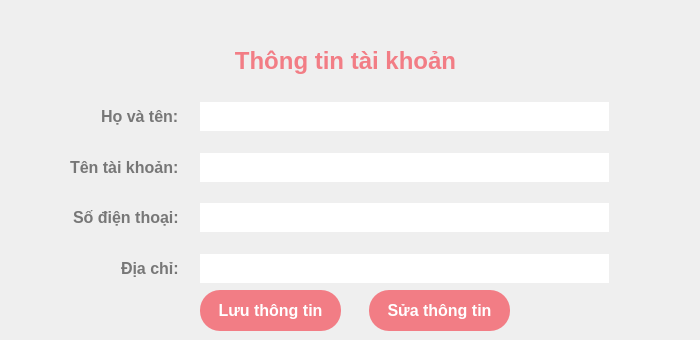
           <widget class="QWidget" name="widget_27">
            <attribute name="title">
             <string>Hồ sơ</string>
            </attribute>
            <widget class="QWidget" name="formWidget" native="true">
             <property name="geometry">
              <rect>
               <x>50</x>
               <y>102</y>
               <width>591</width>
               <height>181</height>
              </rect>
             </property>
             <property name="styleSheet">
              <string notr="true">QLabel {
	font-size: 16px;
	margin-left: 16px;
	font-weight: bold;
	color: #777;
}

QLineEdit {
	font-size: 16px;
	padding: 4px;
	margin-right: 32px;
}</string>
             </property>
             <layout class="QFormLayout" name="formLayout_3">
              <property name="labelAlignment">
               <set>Qt::AlignRight|Qt::AlignTrailing|Qt::AlignVCenter</set>
              </property>
              <property name="horizontalSpacing">
               <number>16</number>
              </property>
              <item row="0" column="0">
               <widget class="QLabel" name="label_4">
                <property name="text">
                 <string>Họ và tên:</string>
                </property>
               </widget>
              </item>
              <item row="0" column="1">
               <widget class="QLineEdit" name="buyerName">
                <property name="styleSheet">
                 <string notr="true">border: none;</string>
                </property>
               </widget>
              </item>
              <item row="2" column="0">
               <widget class="QLabel" name="label_6">
                <property name="text">
                 <string>Tên tài khoản:</string>
                </property>
               </widget>
              </item>
              <item row="2" column="1">
               <widget class="QLineEdit" name="buyerUsername">
                <property name="styleSheet">
                 <string notr="true">border: none;</string>
                </property>
                <property name="text">
                 <string/>
                </property>
                <property name="readOnly">
                 <bool>true</bool>
                </property>
               </widget>
              </item>
              <item row="4" column="0">
               <widget class="QLabel" name="label_7">
                <property name="text">
                 <string>Số điện thoại:</string>
                </property>
               </widget>
              </item>
              <item row="4" column="1">
               <widget class="QLineEdit" name="buyerPhoneNumber">
                <property name="styleSheet">
                 <string notr="true">border: none;</string>
                </property>
               </widget>
              </item>
              <item row="6" column="0">
               <widget class="QLabel" name="label_8">
                <property name="text">
                 <string>Địa chỉ:</string>
                </property>
               </widget>
              </item>
              <item row="6" column="1">
               <widget class="QLineEdit" name="buyerAddress">
                <property name="styleSheet">
                 <string notr="true">border: none;</string>
                </property>
               </widget>
              </item>
              <item row="1" column="0">
               <spacer name="verticalSpacer_8">
                <property name="orientation">
                 <enum>Qt::Vertical</enum>
                </property>
                <property name="sizeHint" stdset="0">
                 <size>
                  <width>20</width>
                  <height>40</height>
                 </size>
                </property>
               </spacer>
              </item>
              <item row="3" column="0">
               <spacer name="verticalSpacer_9">
                <property name="orientation">
                 <enum>Qt::Vertical</enum>
                </property>
                <property name="sizeHint" stdset="0">
                 <size>
                  <width>20</width>
                  <height>40</height>
                 </size>
                </property>
               </spacer>
              </item>
              <item row="5" column="0">
               <spacer name="verticalSpacer_10">
                <property name="orientation">
                 <enum>Qt::Vertical</enum>
                </property>
                <property name="sizeHint" stdset="0">
                 <size>
                  <width>20</width>
                  <height>40</height>
                 </size>
                </property>
               </spacer>
              </item>
             </layout>
            </widget>
            <widget class="QLabel" name="label_36">
             <property name="geometry">
              <rect>
               <x>0</x>
               <y>45</y>
               <width>691</width>
               <height>31</height>
              </rect>
             </property>
             <property name="styleSheet">
              <string notr="true">font-size: 24px;
font-weight: bold;
color: #f27d85;</string>
             </property>
             <property name="text">
              <string>Thông tin tài khoản</string>
             </property>
             <property name="alignment">
              <set>Qt::AlignCenter</set>
             </property>
            </widget>
            <widget class="QPushButton" name="buyerSaveInfo">
             <property name="geometry">
              <rect>
               <x>200</x>
               <y>290</y>
               <width>141</width>
               <height>41</height>
              </rect>
             </property>
             <property name="cursor">
              <cursorShape>PointingHandCursor</cursorShape>
             </property>
             <property name="styleSheet">
              <string notr="true">QPushButton {
	border-radius: 20px;
	color: white;
	font-size: 16px;
	font-weight: bold;
	background-color: #f27d85;
	border: none;
}
</string>
             </property>
             <property name="text">
              <string>Lưu thông tin</string>
             </property>
            </widget>
            <widget class="QPushButton" name="buyerEditInfo">
             <property name="geometry">
              <rect>
               <x>369</x>
               <y>290</y>
               <width>141</width>
               <height>41</height>
              </rect>
             </property>
             <property name="cursor">
              <cursorShape>PointingHandCursor</cursorShape>
             </property>
             <property name="styleSheet">
              <string notr="true">QPushButton {
	border-radius: 20px;
	color: white;
	font-size: 16px;
	font-weight: bold;
	background-color: #f27d85;
	border: none;
}
</string>
             </property>
             <property name="text">
              <string>Sửa thông tin</string>
             </property>
            </widget>
           </widget>
